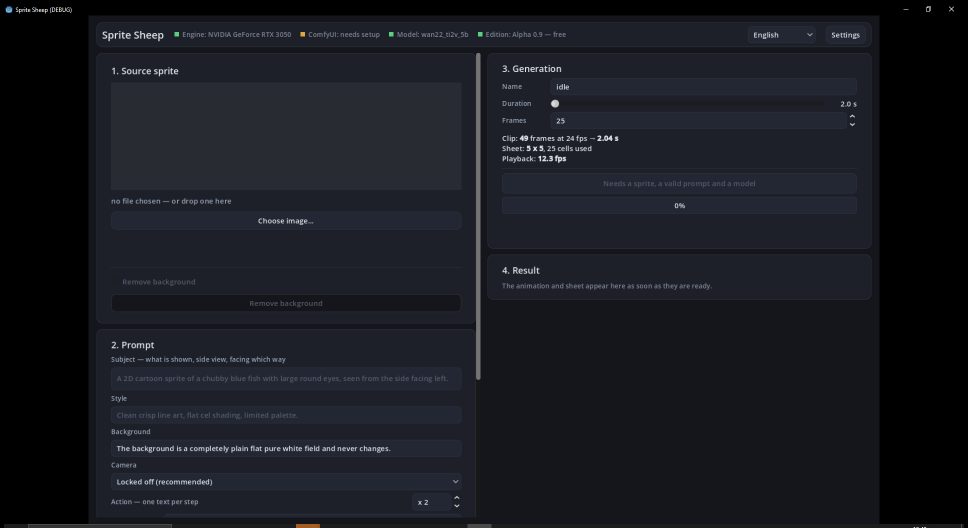
#> input picture schermata.png, 1936 x 1056 px (shown at 1/2 size)
$ python -i scontorno.py   (imports and definitions only)
#> lines starting #> are read from the running program, lines starting #| are printed output that depends on the picture; after the words box and inside, x2 and y2 are one past the last pixel; in counts of white or black regions, pixels touching at a corner belong together
"""Rimozione dello sfondo da uno sprite sorgente.

Algoritmo validato sul campo (pecora, cane, lupo, pesce). Due punti chiave,
entrambi nati da fallimenti concreti:

1. Non si sogliano i pixel chiari e basta: si tolgono solo quelli **collegati
   al bordo**. Un soggetto bianco (la lana della pecora, il petto del cane)
   verrebbe altrimenti bucato dall'interno.

2. Le ombre morbide sotto il soggetto lo toccano, quindi "tieni la componente
   piu' grande" se le porta dietro. Si separano per **saturazione**: il
   soggetto e' colorato, l'ombra e' grigia neutra. Occhi e zone chiare interne
   si recuperano con `binary_fill_holes`, perche' sono racchiusi dalla sagoma
   mentre l'ombra sta fuori.

3. `binary_fill_holes` pero' riempie anche i buchi che sono sfondo davvero: il
   triangolo fra un braccio sul fianco e il corpo, lo spazio fra le gambe
   divaricate. Restavano bianchi dentro uno sprite altrimenti trasparente.
   Si distinguono per colore **e per grandezza**: un buco che ha lo stesso
   identico colore dello sfondo esterno ed e' una zona grande e' sfondo
   rimasto intrappolato. Il colore da solo non basta: il bianco degli occhi e
   i riflessi della lana sono bianchi quanto il fondo (vedi `QUOTA_BUCO`). Il
   confronto di colore e' stretto di proposito: sbagliare da questo lato
   lascia una macchia bianca, sbagliare dall'altro buca il soggetto.

rembg/u2net e' stato provato e scartato: su disegni con contorni netti lascia
un alone sfocato largo decine di pixel.

## Sfondo a tinta scelta (0.0.4)

Quanto sopra vale per uno **sfondo chiaro**. Chi lavora con un green screen,
o con un fondo magenta, ha un problema diverso: il fondo non e' il colore piu'
chiaro dell'immagine, e' *un* colore preciso in mezzo agli altri. Li' si passa
per `_alfa_tinta`, che lavora a **due soglie**:

    stretta   questo e' il colore pieno del fondo, senza dubbio
    larga     fin qui il fondo puo' arrivare, sfumando

Una regione entro la soglia larga e' sfondo **se contiene almeno un pixel
entro quella stretta**. Le isole vengono da qui, ed e' il punto in cui e'
facile sbagliare in due modi opposti:

  isola di sfondo    il verde chiuso fra la testa e la coda di cavallo, o fra
                     un braccio e il fianco: non tocca il bordo dell'immagine
                     ma e' sfondo a tutti gli effetti, e va tolto;
  isola di soggetto  un pixel d'oro che per caso somiglia al verde: e'
                     soggetto, e va tenuto anche se sta in mezzo al fondo.

Una prima versione decideva per **vicinanza al bordo** dell'immagine. Sbagliata
in pieno: su sedici fogli di prova lasciava opache 524 regioni per 27.211
pixel, tutte fra i capelli e il collo, sotto le ascelle e dentro gli intrecci
dei sandali. Quello che distingue il fondo da un pixel che gli somiglia non e'
*dove sta*, e' **di che colore e' fatto**: la presenza del seme lo dice gia'.

L'alfa non e' binaria. Sul contorno il pixel e' una miscela di soggetto e
fondo: si stima quanto e' fondo e quello diventa la trasparenza. Con l'alfa
binaria la sagoma e' seghettata e un lembo sottile di stoffa perde una fila di
pixel a ogni fotogramma, cioe' sfarfalla nell'animazione.
"""
from pathlib import Path

import numpy as np
from PIL import Image, ImageFilter
from scipy import ndimage

# Preset offerti dall'interfaccia. Non sono vincolanti: l'utente puo' passare
# qualunque colore, e "auto" li rende quasi sempre inutili.
PRESET = {
    "verde": (0, 177, 64),      # chroma key standard
    "magenta": (255, 0, 255),
    "blu": (0, 71, 187),
    "bianco": (255, 255, 255),
    "nero": (0, 0, 0),
}


# [48 lines left out: functions _componenti_al_bordo, _scarta_isolotti, _buchi_di_sfondo, not called in this run]


## Area minima di un buco trasparente, in frazione della figura. La pecora ha
## occhi e riflessi fino all'1,1%: 1,5% li salva con un po' di margine.
QUOTA_BUCO = 0.015


def _tinta_angoli(a: np.ndarray) -> np.ndarray:
    """Il colore del fondo, misurato sui quattro angoli.

    Misurato e non scelto: lo stesso green screen esce a 0,177,64 da un
    programma e a 62,171,82 da un altro, e una costante scritta a mano sbaglia
    di poco tutte le volte.
    """
    q = 6
    ang = np.concatenate([a[:q, :q].reshape(-1, 3), a[:q, -q:].reshape(-1, 3),
                          a[-q:, :q].reshape(-1, 3), a[-q:, -q:].reshape(-1, 3)])
    return np.median(ang, 0)


def risolvi_colore(spec, a: np.ndarray) -> np.ndarray:
    """Da quello che arriva dall'interfaccia a una terna RGB.

    Accetta: `"auto"`, un nome di `PRESET`, `"#RRGGBB"`, `"r,g,b"` o gia' una
    sequenza di tre numeri.
    """
    if spec is None or spec == "" or spec == "auto":
        return _tinta_angoli(a)
    if isinstance(spec, (list, tuple)) and len(spec) == 3:
        return np.array([float(x) for x in spec])
    s = str(spec).strip().lower()
    if s in PRESET:
        return np.array(PRESET[s], float)
    if s.startswith("#") and len(s) == 7:
        return np.array([int(s[i:i + 2], 16) for i in (1, 3, 5)], float)
    if "," in s:
        parti = [p.strip() for p in s.split(",")]
        if len(parti) == 3:
            return np.array([float(p) for p in parti])
    raise ValueError("colore non riconosciuto: %r" % spec)


def aggancia_tinta(a: np.ndarray, tinta: np.ndarray,
                   raggio: float = 110.0) -> np.ndarray:
    """Sposta la tinta chiesta su quella che l'immagine ha davvero.

    Il preset "verde" vale (0,177,64), ma un green screen reale esce a
    (64,173,84): 67 di distanza, abbastanza da non trovare un solo pixel entro
    la soglia stretta e far fallire tutto. Senza questo passaggio i preset
    sarebbero decorativi e l'unica opzione utile resterebbe "auto".

    L'utente dice **quale colore** e' il fondo; qual e' esattamente quel colore
    lo misura il programma, sui pixel che gli somigliano piu' di `raggio`.
    """
    d = np.sqrt(((a.astype(np.float32) - tinta) ** 2).sum(2))
    vicini = d < raggio
    if vicini.sum() < 64:
        return tinta
    return np.median(a[vicini], axis=0).astype(np.float32)


def _alfa_tinta(a: np.ndarray, tinta: np.ndarray, larga: float) -> np.ndarray:
    """Alfa in 0..1 per uno sfondo a tinta unita. 0 fondo, 1 soggetto.

    Vedi l'intestazione del modulo per il perche' delle due soglie e per
    l'errore sulle isole che questa versione corregge.
    """
    stretta = max(4.0, larga * 0.4)
    d = np.sqrt(((a.astype(np.float32) - tinta) ** 2).sum(2))

    seme = d < stretta
    if not seme.any():
        # Nessun pixel e' davvero di quel colore: lo sfondo chiesto non c'e'.
        # Meglio restituire tutto opaco che bucare l'immagine a caso.
        return np.ones(a.shape[:2], np.float32)

    et, n = ndimage.label(d < larga)
    # Una regione e' fondo se contiene del colore pieno. Il bordo dell'immagine
    # non c'entra: e' l'errore che lasciava opaco il verde fra testa e coda.
    vere = np.zeros(n + 1, bool)
    vere[1:] = ndimage.sum_labels(seme, et, np.arange(1, n + 1)) > 0
    fondo = vere[et]

    # Dentro il fondo l'alfa sfuma fra le due soglie: il contorno resta morbido.
    sfuma = np.clip((d - stretta) / max(1e-6, larga - stretta), 0.0, 1.0)
    return np.where(fondo, sfuma, 1.0).astype(np.float32)


def _togli_spill(a: np.ndarray, tinta: np.ndarray) -> np.ndarray:
    """Lo sputo di colore che il fondo riflette sul contorno del soggetto.

    Si corregge solo sul canale dominante della tinta di fondo, riportandolo
    alla media degli altri due. Su un verde il blu e il rosso non si toccano,
    quindi un vestito blu e un bordo dorato restano quelli che erano.
    """
    canale = int(np.argmax(tinta))
    altri = [i for i in (0, 1, 2) if i != canale]
    c = a[:, :, canale]
    m = (a[:, :, altri[0]].astype(np.int16) + a[:, :, altri[1]]) // 2
    domina = c > np.maximum(a[:, :, altri[0]], a[:, :, altri[1]])
    fuori = a.copy()
    fuori[:, :, canale] = np.where(domina, m, c)
    return fuori


def _scontorna_tinta(im: Image.Image, a: np.ndarray, tinta: np.ndarray,
                     larga: float, togli_spill: bool) -> Image.Image:
    tinta = aggancia_tinta(a, tinta)
    alfa = _alfa_tinta(a, tinta, larga)
    rgb = _togli_spill(a, tinta) if togli_spill else a
    fuori = np.dstack([np.clip(rgb, 0, 255).astype(np.uint8),
                       (alfa * 255).astype(np.uint8)])
    return Image.fromarray(fuori, "RGBA")


def _via_tinta(colore, tinta: np.ndarray) -> bool:
    """True se lo scontorno passa per la via a tinta, False se resta sulla
    via storica per fondi chiari. Una funzione sola perche' la usano sia lo
    scontorno sia `diagnosi`: il log deve dire la via che e' stata presa
    davvero, non una ricostruzione che puo' divergere."""
    esplicito = not (colore is None or colore == "" or colore == "auto")
    return esplicito or tinta.min() <= 225


def _esadecimale(rgb) -> str:
    return "#%02x%02x%02x" % tuple(int(round(float(c))) for c in rgb)


# [20 lines left out: function diagnosi, not called in this run]


def scontorna_immagine(
    im: Image.Image,
    tolleranza: int = 225,
    area_min: int = 200,
    rimuovi_ombra: bool = True,
    saturazione_min: int = 45,
    soglia_scuro: int = 140,
    buchi_trasparenti: bool = True,
    tolleranza_buco: int = 10,
    colore: object = "auto",
    tolleranza_tinta: int = 66,
    togli_spill: bool = True,
) -> Image.Image:
    """Come `scontorna`, ma su un'immagine gia' in memoria.

    Serve ai frame generati: sono decine per animazione e passare da file
    temporanei significherebbe scrivere e rileggere centinaia di MB per niente.

    colore             "auto" (misurato dagli angoli), un nome di PRESET,
                       "#RRGGBB" o "r,g,b". Su "auto" con fondo quasi bianco
                       si usa la via storica, che sa togliere anche le ombre
    tolleranza_tinta   raggio della soglia larga, solo per la via a tinta
    tolleranza         sopra questo valore su tutti i canali = candidato sfondo
    rimuovi_ombra      separa per saturazione, togliendo le ombre morbide grigie
    buchi_trasparenti  svuota i buchi racchiusi dalla sagoma che hanno il colore
                       dello sfondo (braccio sul fianco, gambe divaricate)
    tolleranza_buco    quanto un buco puo' scostarsi dal colore dello sfondo e
                       contare ancora come sfondo. Stretto: la lana crema di un
                       soggetto chiaro sta a ~15 da un bianco puro e va salvata
    """
    im = im.convert("RGB")
    a = np.asarray(im).astype(np.int16)

    # Due vie, e la scelta e' esplicita invece che indovinata a meta' strada.
    #
    # La via storica e' tarata su sfondo chiaro e sa fare una cosa che l'altra
    # non fa: separare l'ombra morbida sotto il soggetto, che tocca il
    # soggetto ed e' grigia. La via a tinta sa fare quello che serve a un
    # green screen. Su "auto" si guarda il colore misurato: se e' quasi bianco
    # si resta sulla via collaudata, altrimenti si passa all'altra.
    tinta = risolvi_colore(colore, a)
    if _via_tinta(colore, tinta):
        return _scontorna_tinta(im, a, tinta, float(tolleranza_tinta),
                                togli_spill)

    r, g, b = a[:, :, 0], a[:, :, 1], a[:, :, 2]
    sat = a.max(2) - a.min(2)
    val = a.max(2)

    chiaro = (r > tolleranza) & (g > tolleranza) & (b > tolleranza)
    sfondo = _componenti_al_bordo(chiaro)

    if rimuovi_ombra:
        # nucleo = colore saturo oppure contorno scuro; l'ombra grigia chiara
        # non rientra in nessuno dei due
        core = (~sfondo) & ((sat >= saturazione_min) | (val < soglia_scuro))
        core = _scarta_isolotti(core, area_min)
        lab, n = ndimage.label(core)
        if n > 1:
            aree = ndimage.sum(core, lab, range(1, n + 1))
            core = lab == int(np.argmax(aree)) + 1
        fg = ndimage.binary_fill_holes(core)
    else:
        fg = _scarta_isolotti(~sfondo, area_min)

    if buchi_trasparenti:
        fg = fg & ~_buchi_di_sfondo(a, fg, sfondo, tolleranza_buco)

    alpha = Image.fromarray(np.where(fg, 255, 0).astype(np.uint8)) \
                 .filter(ImageFilter.GaussianBlur(0.6))
    rgba = im.convert("RGBA")
    rgba.putalpha(alpha)
    return rgba


def scontorna(
    src: str | Path,
    dst: str | Path,
    tolleranza: int = 225,
    area_min: int = 200,
    rimuovi_ombra: bool = True,
    saturazione_min: int = 45,
    soglia_scuro: int = 140,
    colore: object = "auto",
    tolleranza_tinta: int = 66,
) -> dict:
    """Scrive `dst` (PNG RGBA) e restituisce statistiche."""
#> called with src = '../schermata.png', dst = 'out.png', tolleranza = 225, area_min = 200, rimuovi_ombra = True, saturazione_min = 45, soglia_scuro = 140, colore = 'auto'
    src, dst = Path(src), Path(dst)
    im = Image.open(src)
#> im is the input picture: PIL image 1936x1056 RGB; mean R, G, B 24.3, 26.5, 32.9
    rgba = scontorna_immagine(im, tolleranza, area_min, rimuovi_ombra,
                              saturazione_min, soglia_scuro,
                              colore=colore, tolleranza_tinta=tolleranza_tinta)
#> in _tinta_angoli, `ang = np.concatenate([a[:q, :q].reshape(-1, 3), a[:q, -q:].reshape(-1,..`: ang = 144 rows, first 8: [0, 0, 0], [0, 0, 0], [0, 0, 0], [0, 0, 0], [0, 0, 0], [0, 0, 0], [0, 0, 0], [0, 0, 0]
#> in scontorna_immagine, `tinta = risolvi_colore(colore, a)`: tinta = [0, 0, 0]
#> in aggancia_tinta, `vicini = d < raggio`:
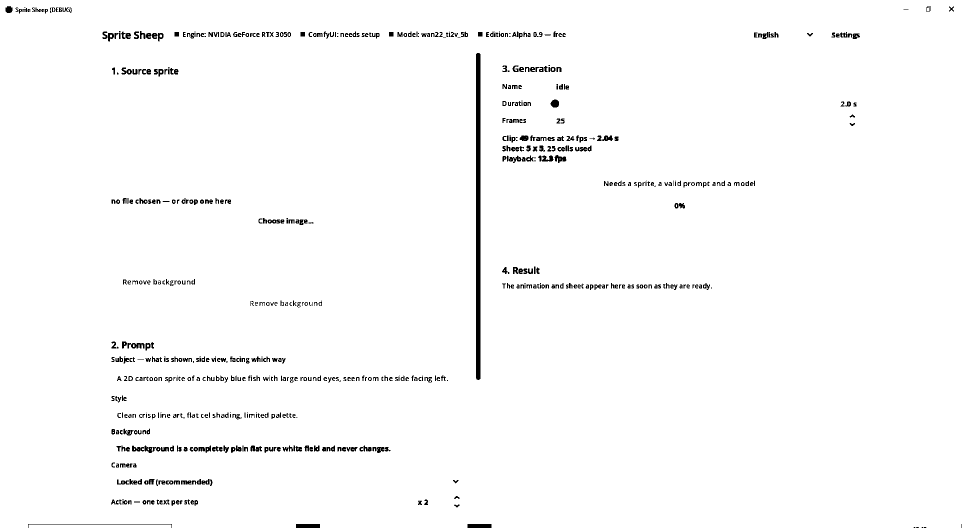
#> vicini: shape (1056, 1936) bool (shown at 1/2 size); 98.2% white; 695 black regions (98 under 20 px), largest, box (x1, y1, x2, y2) and area: (952, 106, 961, 760) 5871, (592, 1048, 640, 1056) 384, (935, 1048, 983, 1056) 384
#> in _scontorna_tinta, `tinta = aggancia_tinta(a, tinta)`: tinta = [29, 32, 41]
#> in _alfa_tinta, `d = np.sqrt(((a.astype(np.float32) - tinta) ** 2).sum(2))`:
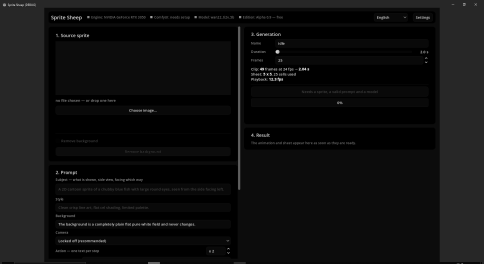
#> d: shape (1056, 1936) float32 (shown at 1/4 size); min 0, max 382.9, mean 23; drawn with min black and max white
#> in _alfa_tinta, `seme = d < stretta`:
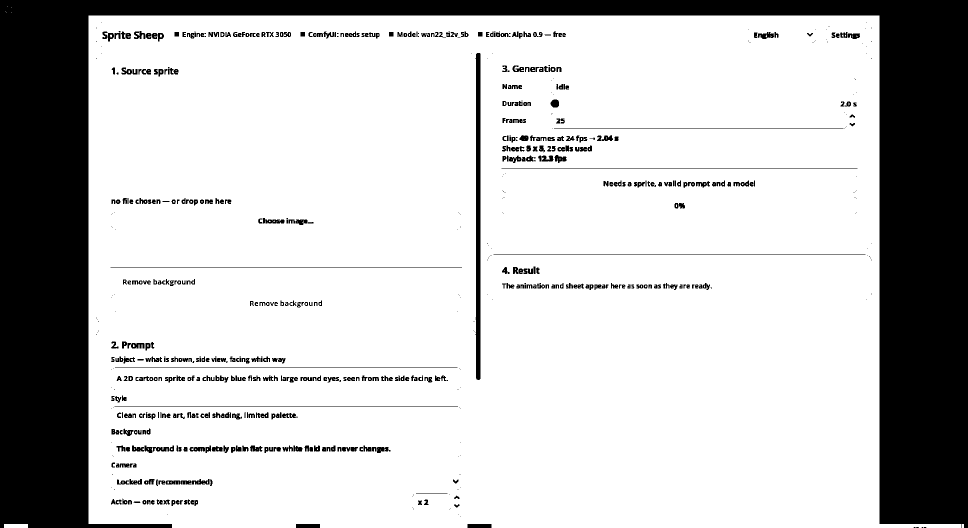
#> seme: shape (1056, 1936) bool (shown at 1/2 size); 77% white; 704 black regions (194 under 20 px), largest, box (x1, y1, x2, y2) and area: (0, 0, 1936, 1056) 422469, (951, 106, 961, 760) 5880, (987, 509, 1731, 510) 744
#> in _alfa_tinta, `et, n = ndimage.label(d < larga)`:
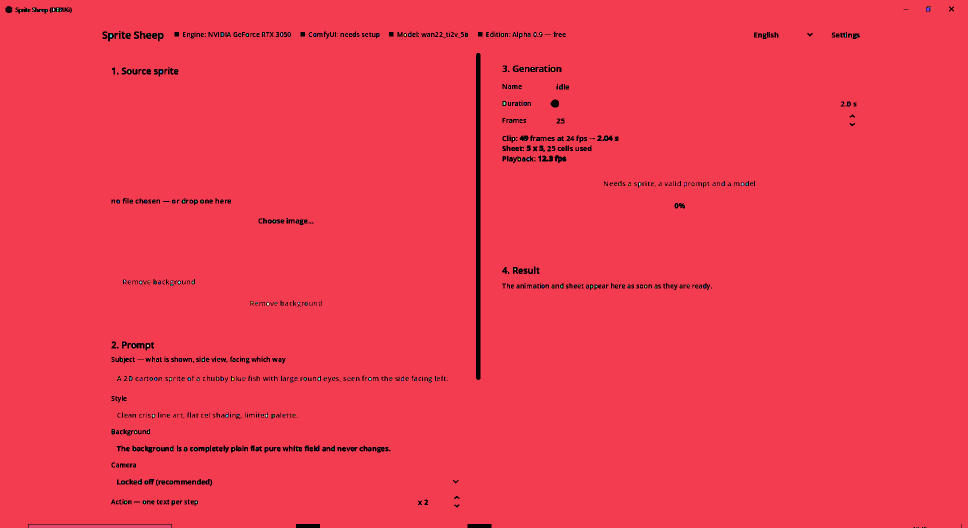
#> et: shape (1056, 1936) int32 (shown at 1/2 size); 315 distinct labels, from 0 to 314; one colour per label, 0 black
#> in _alfa_tinta, `et, n = ndimage.label(d < larga)`: n = 314
#> in _alfa_tinta, `sfuma = np.clip((d - stretta) / max(1e-6, larga - stretta), 0.0, 1.0)`:
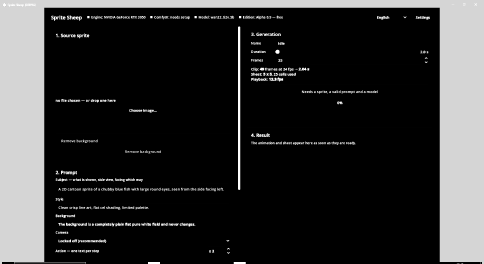
#> sfuma: shape (1056, 1936) float32 (shown at 1/4 size); min 0, max 1, mean 0.191
#> in _togli_spill, `canale = int(np.argmax(tinta))`: canale = 2
#> in _togli_spill, `altri = [i for i in (0, 1, 2) if i != canale]`: altri = [0, 1]
#> in _togli_spill, `domina = c > np.maximum(a[:, :, altri[0]], a[:, :, altri[1]])`:
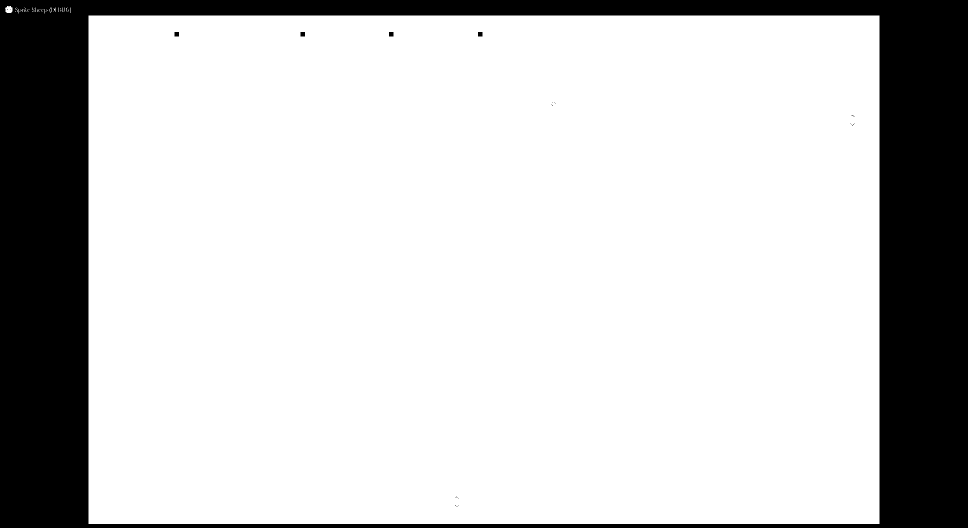
#> domina: shape (1056, 1936) bool (shown at 1/2 size); 78.7% white; 19 black regions (14 under 20 px), largest, box (x1, y1, x2, y2) and area: (0, 0, 1936, 1056) 435144, (349, 64, 358, 73) 81, (601, 64, 610, 73) 81, (778, 64, 787, 73) 81, (956, 64, 965, 73) 81
#> in _scontorna_tinta, `fuori = np.dstack([np.clip(rgb, 0, 255).astype(np.uint8), (alfa * 255)..`:
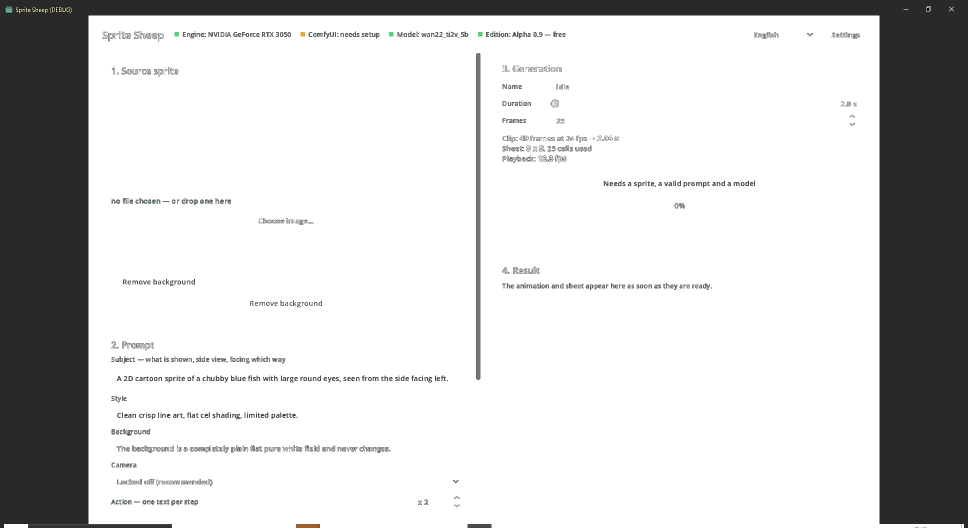
#> fuori: shape (1056, 1936, 4) (shown at 1/2 size); mean R, G, B, A 24.3, 26.5, 25.2, 48.8; transparent parts drawn white
    dst.parent.mkdir(parents=True, exist_ok=True)
    rgba.save(dst)

    a = np.asarray(im.convert("RGB")).astype(np.int16)
    tinta = aggancia_tinta(a, risolvi_colore(colore, a))
#> tinta = [29, 32, 41]
    al = np.asarray(rgba.getchannel("A"))
    return {
        "sorgente": str(src),
        "destinazione": str(dst),
        "larghezza": rgba.width,
        "altezza": rgba.height,
        "quadrata": rgba.width == rgba.height,
        "opachi_pct": round(100 * float((al > 8).mean()), 2),
        "trasparenti_pct": round(100 * float((al < 8).mean()), 2),
        "ombra_rimossa": rimuovi_ombra,
        # Quale colore e' stato tolto davvero: su "auto" e' l'unico modo che
        # ha l'utente di sapere cosa ha misurato il programma, e quando il
        # risultato non torna e' la prima cosa da guardare.
        "colore_sfondo": "#%02X%02X%02X" % tuple(int(c) for c in tinta),
        # Quanti pixel hanno alfa intermedia: e' il contorno sfumato. Se e'
        # zero la soglia e' troppo stretta, se e' enorme e' troppo larga.
        "bordo_sfumato_pct": round(100 * float(((al > 8) & (al < 247)).mean()), 2),
    }


# [30 lines left out: function analizza, not called in this run]

>>> result = scontorna('../schermata.png', 'out.png')
#> result = 10 items
